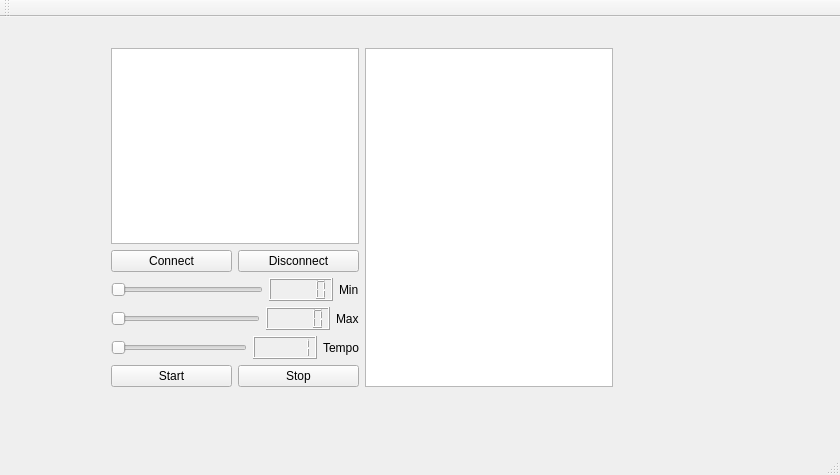
<?xml version="1.0" encoding="UTF-8"?>
<ui version="4.0">
 <class>MainWindow</class>
 <widget class="QMainWindow" name="MainWindow">
  <property name="geometry">
   <rect>
    <x>0</x>
    <y>0</y>
    <width>840</width>
    <height>475</height>
   </rect>
  </property>
  <property name="windowTitle">
   <string>MainWindow</string>
  </property>
  <widget class="QWidget" name="centralWidget">
   <widget class="QWidget" name="">
    <property name="geometry">
     <rect>
      <x>100</x>
      <y>20</y>
      <width>524</width>
      <height>361</height>
     </rect>
    </property>
    <layout class="QHBoxLayout" name="horizontalLayout_9">
     <item>
      <layout class="QVBoxLayout" name="verticalLayout_3">
       <item>
        <layout class="QVBoxLayout" name="verticalLayout">
         <item>
          <widget class="QTextEdit" name="textEdit"/>
         </item>
         <item>
          <layout class="QHBoxLayout" name="horizontalLayout_5">
           <item>
            <widget class="QPushButton" name="pushButton_2">
             <property name="text">
              <string>Connect</string>
             </property>
            </widget>
           </item>
           <item>
            <widget class="QPushButton" name="pushButton_3">
             <property name="text">
              <string>Disconnect</string>
             </property>
            </widget>
           </item>
          </layout>
         </item>
        </layout>
       </item>
       <item>
        <layout class="QVBoxLayout" name="verticalLayout_2">
         <item>
          <layout class="QHBoxLayout" name="horizontalLayout_6">
           <item>
            <layout class="QHBoxLayout" name="horizontalLayout">
             <item>
              <widget class="QSlider" name="horizontalSlider">
               <property name="orientation">
                <enum>Qt::Horizontal</enum>
               </property>
              </widget>
             </item>
             <item>
              <widget class="QLCDNumber" name="lcdNumber"/>
             </item>
            </layout>
           </item>
           <item>
            <widget class="QLabel" name="label">
             <property name="text">
              <string>Min</string>
             </property>
            </widget>
           </item>
          </layout>
         </item>
         <item>
          <layout class="QHBoxLayout" name="horizontalLayout_7">
           <item>
            <layout class="QHBoxLayout" name="horizontalLayout_2">
             <item>
              <widget class="QSlider" name="horizontalSlider_2">
               <property name="orientation">
                <enum>Qt::Horizontal</enum>
               </property>
              </widget>
             </item>
             <item>
              <widget class="QLCDNumber" name="lcdNumber_2"/>
             </item>
            </layout>
           </item>
           <item>
            <widget class="QLabel" name="label_2">
             <property name="text">
              <string>Max</string>
             </property>
            </widget>
           </item>
          </layout>
         </item>
         <item>
          <layout class="QHBoxLayout" name="horizontalLayout_8">
           <item>
            <layout class="QHBoxLayout" name="horizontalLayout_3">
             <item>
              <widget class="QSlider" name="horizontalSlider_3">
               <property name="minimum">
                <number>1</number>
               </property>
               <property name="maximum">
                <number>3</number>
               </property>
               <property name="orientation">
                <enum>Qt::Horizontal</enum>
               </property>
              </widget>
             </item>
             <item>
              <widget class="QLCDNumber" name="lcdNumber_3">
               <property name="intValue" stdset="0">
                <number>1</number>
               </property>
              </widget>
             </item>
            </layout>
           </item>
           <item>
            <widget class="QLabel" name="label_3">
             <property name="text">
              <string>Tempo</string>
             </property>
            </widget>
           </item>
          </layout>
         </item>
        </layout>
       </item>
       <item>
        <layout class="QHBoxLayout" name="horizontalLayout_4">
         <item>
          <widget class="QPushButton" name="pushButtonPut">
           <property name="text">
            <string>Start</string>
           </property>
          </widget>
         </item>
         <item>
          <widget class="QPushButton" name="pushButton">
           <property name="text">
            <string>Stop</string>
           </property>
          </widget>
         </item>
        </layout>
       </item>
      </layout>
     </item>
     <item>
      <widget class="QTextBrowser" name="textBrowser"/>
     </item>
    </layout>
   </widget>
   <zorder>textBrowser</zorder>
   <zorder>layoutWidget</zorder>
   <zorder>layoutWidget</zorder>
   <zorder>layoutWidget</zorder>
   <zorder>layoutWidget</zorder>
   <zorder>layoutWidget</zorder>
   <zorder>label</zorder>
   <zorder>label_2</zorder>
   <zorder>label_3</zorder>
   <zorder>pushButton</zorder>
   <zorder>pushButtonPut</zorder>
  </widget>
  <widget class="QMenuBar" name="menuBar">
   <property name="geometry">
    <rect>
     <x>0</x>
     <y>0</y>
     <width>840</width>
     <height>21</height>
    </rect>
   </property>
  </widget>
  <widget class="QToolBar" name="mainToolBar">
   <attribute name="toolBarArea">
    <enum>TopToolBarArea</enum>
   </attribute>
   <attribute name="toolBarBreak">
    <bool>false</bool>
   </attribute>
  </widget>
  <widget class="QStatusBar" name="statusBar"/>
 </widget>
 <layoutdefault spacing="6" margin="11"/>
 <resources/>
 <connections>
  <connection>
   <sender>horizontalSlider</sender>
   <signal>valueChanged(int)</signal>
   <receiver>lcdNumber</receiver>
   <slot>display(int)</slot>
   <hints>
    <hint type="sourcelabel">
     <x>193</x>
     <y>182</y>
    </hint>
    <hint type="destinationlabel">
     <x>280</x>
     <y>188</y>
    </hint>
   </hints>
  </connection>
  <connection>
   <sender>horizontalSlider_2</sender>
   <signal>valueChanged(int)</signal>
   <receiver>lcdNumber_2</receiver>
   <slot>display(int)</slot>
   <hints>
    <hint type="sourcelabel">
     <x>203</x>
     <y>235</y>
    </hint>
    <hint type="destinationlabel">
     <x>264</x>
     <y>234</y>
    </hint>
   </hints>
  </connection>
  <connection>
   <sender>horizontalSlider</sender>
   <signal>valueChanged(int)</signal>
   <receiver>MainWindow</receiver>
   <slot>setMin(int)</slot>
   <hints>
    <hint type="sourcelabel">
     <x>167</x>
     <y>183</y>
    </hint>
    <hint type="destinationlabel">
     <x>98</x>
     <y>141</y>
    </hint>
   </hints>
  </connection>
  <connection>
   <sender>horizontalSlider_2</sender>
   <signal>valueChanged(int)</signal>
   <receiver>MainWindow</receiver>
   <slot>setMax(int)</slot>
   <hints>
    <hint type="sourcelabel">
     <x>206</x>
     <y>240</y>
    </hint>
    <hint type="destinationlabel">
     <x>187</x>
     <y>305</y>
    </hint>
   </hints>
  </connection>
  <connection>
   <sender>horizontalSlider_3</sender>
   <signal>valueChanged(int)</signal>
   <receiver>lcdNumber_3</receiver>
   <slot>display(int)</slot>
   <hints>
    <hint type="sourcelabel">
     <x>221</x>
     <y>309</y>
    </hint>
    <hint type="destinationlabel">
     <x>261</x>
     <y>312</y>
    </hint>
   </hints>
  </connection>
  <connection>
   <sender>pushButton</sender>
   <signal>clicked()</signal>
   <receiver>MainWindow</receiver>
   <slot>stop()</slot>
   <hints>
    <hint type="sourcelabel">
     <x>472</x>
     <y>96</y>
    </hint>
    <hint type="destinationlabel">
     <x>321</x>
     <y>50</y>
    </hint>
   </hints>
  </connection>
  <connection>
   <sender>horizontalSlider_3</sender>
   <signal>valueChanged(int)</signal>
   <receiver>MainWindow</receiver>
   <slot>setTempo(int)</slot>
   <hints>
    <hint type="sourcelabel">
     <x>143</x>
     <y>297</y>
    </hint>
    <hint type="destinationlabel">
     <x>86</x>
     <y>269</y>
    </hint>
   </hints>
  </connection>
  <connection>
   <sender>pushButton_2</sender>
   <signal>clicked()</signal>
   <receiver>MainWindow</receiver>
   <slot>textoin()</slot>
   <hints>
    <hint type="sourcelabel">
     <x>61</x>
     <y>127</y>
    </hint>
    <hint type="destinationlabel">
     <x>10</x>
     <y>109</y>
    </hint>
   </hints>
  </connection>
  <connection>
   <sender>pushButton_3</sender>
   <signal>clicked()</signal>
   <receiver>MainWindow</receiver>
   <slot>textoout()</slot>
   <hints>
    <hint type="sourcelabel">
     <x>235</x>
     <y>135</y>
    </hint>
    <hint type="destinationlabel">
     <x>334</x>
     <y>162</y>
    </hint>
   </hints>
  </connection>
 </connections>
 <slots>
  <slot>setMin(int)</slot>
  <slot>setMax(int)</slot>
  <slot>putData()</slot>
  <slot>stop()</slot>
  <slot>setTempo(int)</slot>
  <slot>tempo(int)</slot>
  <slot>textoin()</slot>
  <slot>textoout()</slot>
 </slots>
</ui>
